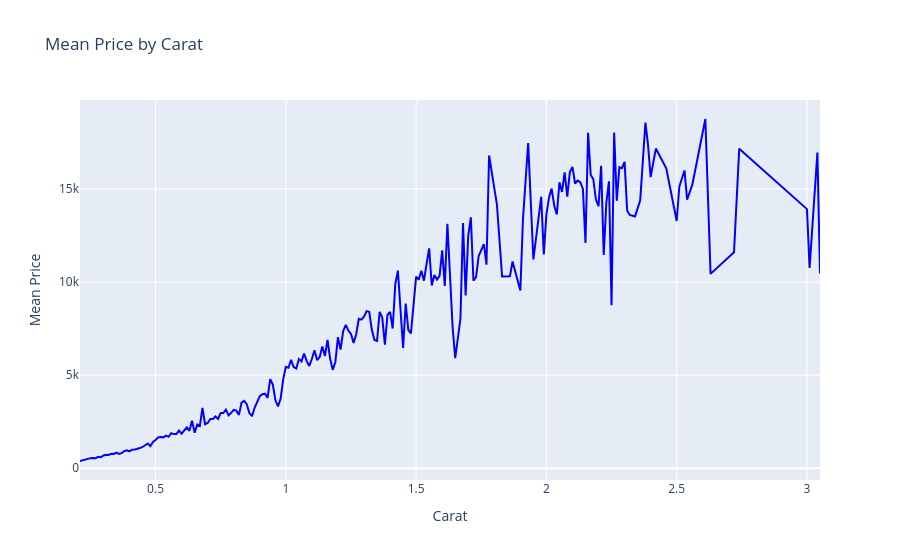

The notebook cell this image was saved under:
### Markdown cell above
- we used color argument in it.

### Code cell
# Plot a line chart (example: mean price by carat)
mean_price_by_carat = df.groupby('carat')['price'].mean().reset_index()
fig = px.line(mean_price_by_carat, x='carat', y='price', title='Mean Price by Carat')
fig.update_traces(line=dict(width=2, color='blue'))
fig.update_layout(title='Mean Price by Carat', xaxis_title='Carat', yaxis_title='Mean Price')
fig.show()

### Figure 1 — Plotly figure (JSON) as saved in the notebook; plotly's stock layout.template omitted (floating-point values rounded to 4 significant figures; data arrays with more than 128 entries replaced by an {"elided": "..."} marker saying what was removed)
{"data": [{"hovertemplate": "carat=%{x}<br>price=%{y}<extra></extra>", "legendgroup": "", "line": {"color": "blue", "dash": "solid", "width": 2}, "marker": {"symbol": "circle"}, "mode": "lines", "name": "", "orientation": "v", "showlegend": false, "type": "scatter", "x": {"elided": "216 float values"}, "xaxis": "x", "y": {"elided": "216 float values"}, "yaxis": "y"}], "layout": {"legend": {"tracegroupgap": 0}, "title": {"text": "Mean Price by Carat"}, "xaxis": {"anchor": "y", "domain": [0, 1], "title": {"text": "Carat"}}, "yaxis": {"anchor": "x", "domain": [0, 1], "title": {"text": "Mean Price"}}}}
